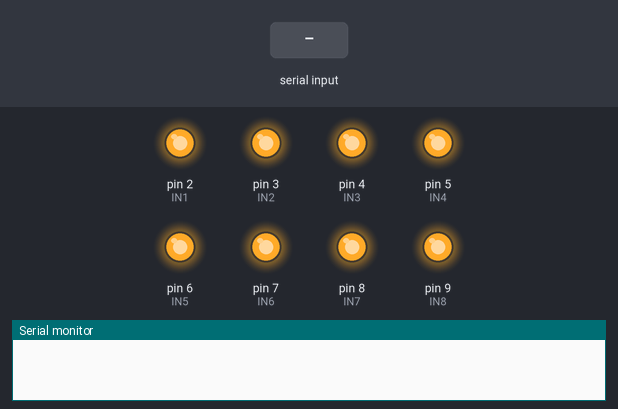
Recording of a sketch running on a simulated Arduino Uno, built with avr-gcc and run on an emulated ATmega328P. Parts: output pins drawn as LEDs (lit = HIGH), the last lines printed to the serial monitor. Inputs (shaded band) come from the test bench.

Above: at 1.2 s.
1.3 s: "1" received over Serial
At 2.3 s:
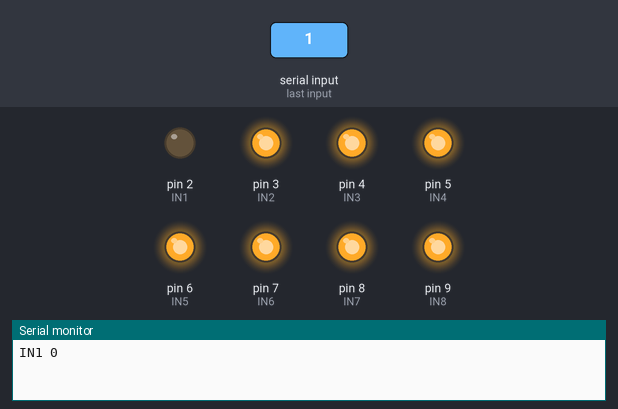
2.8 s: "2" received over Serial
At 3.4 s:
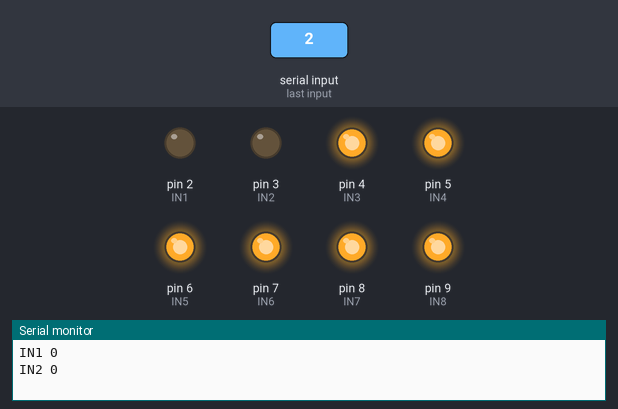
4.3 s: "3" received over Serial
At 4.6 s:
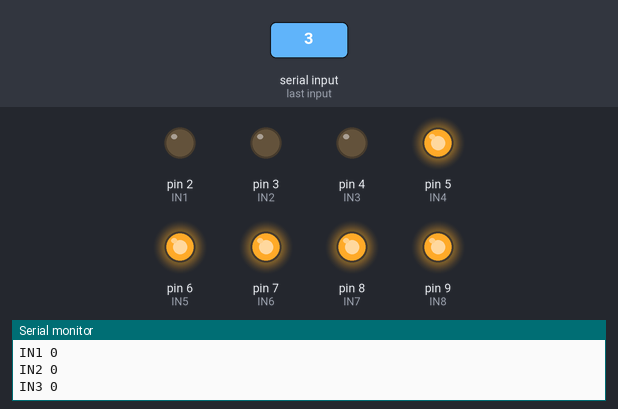
5.8 s: "4" received over Serial
At 6.9 s:
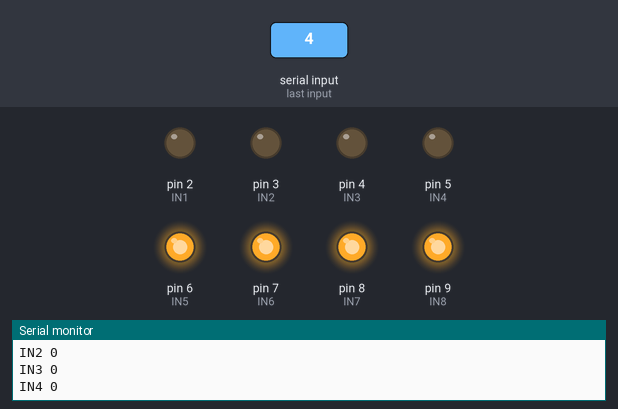
7.3 s: "5" received over Serial
At 8.1 s:
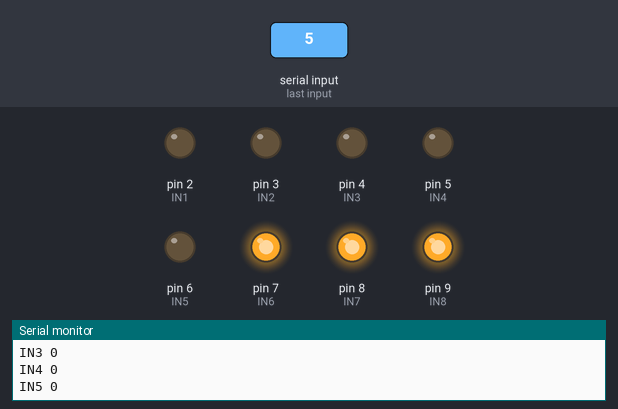
8.8 s: "6" received over Serial
At 9.2 s:
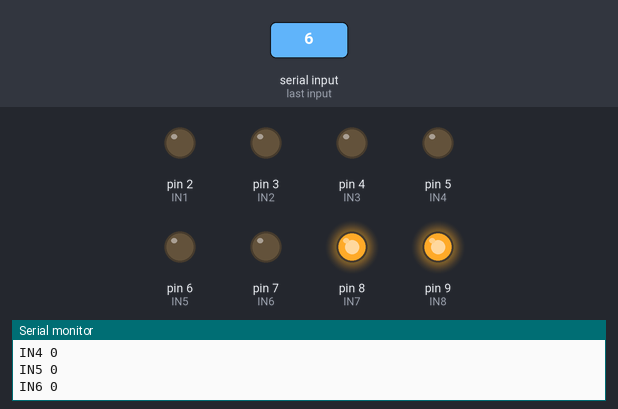
Timing chart, 0 to 11.3 s (numbered marks = the images above; inputs shaded):
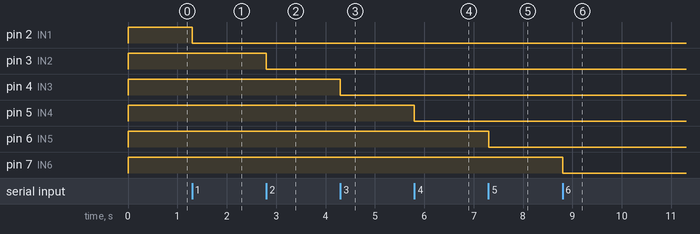

The sketch:

relay_cont.ino
```cpp
//Control relays with arduino
// #include <Keyboard.h>

const int IN1 = 2; //Relay IN1 input pin
const int IN2 = 3; //Relay IN2 input pin
const int IN3 = 4; //Relay IN3 input pin
const int IN4 = 5; //Relay IN4 input pin
const int IN5 = 6; //Relay IN5 input pin
const int IN6 = 7; //Relay IN6 input pin
const int IN7 = 8; //Relay IN7 input pin
const int IN8 = 9; //Relay IN8 input pin

void setup() {
  // Define output pins
  digitalWrite(IN1, HIGH);
  digitalWrite(IN2, HIGH);
  digitalWrite(IN3, HIGH);
  digitalWrite(IN4, HIGH);
  digitalWrite(IN5, HIGH);
  digitalWrite(IN6, HIGH);
  digitalWrite(IN7, HIGH);
  digitalWrite(IN8, HIGH);
  pinMode(IN1, OUTPUT);
  pinMode(IN2, OUTPUT);
  pinMode(IN3, OUTPUT);
  pinMode(IN4, OUTPUT);
  pinMode(IN5, OUTPUT);
  pinMode(IN6, OUTPUT);
  pinMode(IN7, OUTPUT);
  pinMode(IN8, OUTPUT);
  // Initialize keyboard
  // Keyboard.begin();
  // Start up serial
  Serial.begin(9600);
}

void loop() {
  // Keyboard input logic
  if (Serial.available())
  {
    switch (Serial.read())
    {
      case '1':
        digitalWrite(IN1, !digitalRead(IN1));
        Serial.print("IN1 ");
        Serial.println(digitalRead(IN1));
        break;
      case '2':
        digitalWrite(IN2, !digitalRead(IN2));
        Serial.print("IN2 ");
        Serial.println(digitalRead(IN2));
        break;
      case '3':
        digitalWrite(IN3, !digitalRead(IN3));
        Serial.print("IN3 ");
        Serial.println(digitalRead(IN3));
        break;
      case '4':
        digitalWrite(IN4, !digitalRead(IN4));
        Serial.print("IN4 ");
        Serial.println(digitalRead(IN4));
        break;
      case '5':
        digitalWrite(IN5, !digitalRead(IN5));
        Serial.print("IN5 ");
        Serial.println(digitalRead(IN5));
        break;
      case '6':
        digitalWrite(IN6, !digitalRead(IN6));
        Serial.print("IN6 ");
        Serial.println(digitalRead(IN6));
        break;
      case '7':
        digitalWrite(IN7, !digitalRead(IN7));
        Serial.print("IN7 ");
        Serial.println(digitalRead(IN7));
        break;
      case '8':
        digitalWrite(IN8, !digitalRead(IN8));
        Serial.print("IN8 ");
        Serial.println(digitalRead(IN8));
        break;
    }
  }
}
```

Measured:
- after the input at 1.3 s, pin 2 (IN1): HIGH → LOW at once
- after the input at 2.8 s, pin 3 (IN2): HIGH → LOW at once
- after the input at 4.3 s, pin 4 (IN3): HIGH → LOW at once
- after the input at 5.8 s, pin 5 (IN4): HIGH → LOW at once
- after the input at 7.3 s, pin 6 (IN5): HIGH → LOW at once
- after the input at 8.8 s, pin 7 (IN6): HIGH → LOW at once
